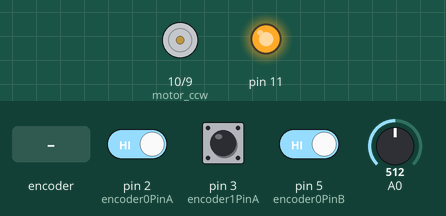
The sketch below on a simulated Arduino Uno, built with avr-gcc and run on an emulated ATmega328P. Shown: motor-driver pin pairs drawn as motors (green arrow = first pin HIGH = forward, orange = second pin HIGH = backward, longer = more drive), output pins drawn as LEDs (lit = HIGH). The test bench sets the inputs (shaded band); at power-on: A0 = 512, pin 2 (encoder0PinA) HIGH, pin 3 (encoder1PinA) HIGH, pin 5 (encoder0PinB) HIGH.

Above: at 1.2 s.
1.3 s: A0 set to 900
At 2.4 s:
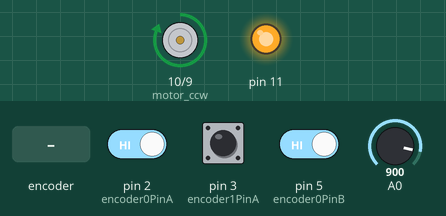
3.3 s: A0 set to 186
5.5 s: A0 set to 160
At 8.39 s:
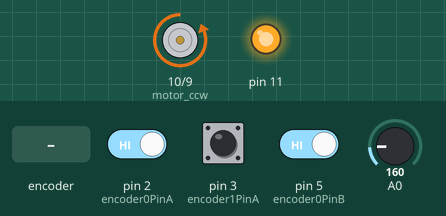
8.5 s: A0 set to 716
At 9.7 s:
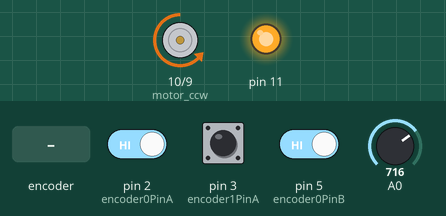
10.0 s: rotary encoder on pin 2 (encoder0PinA) / pin 5 (encoder0PinB) turned 3 steps (first pin leading)
At 11.7 s:
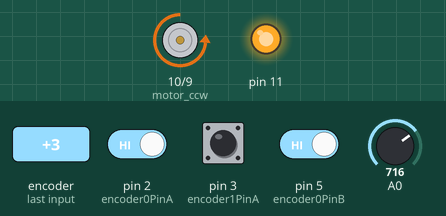
Timing chart, 0 to 13.1 s (numbered marks = the images above; inputs shaded):
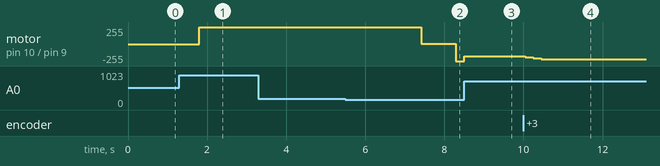

Measured:
- the behaviour switches between 171 and 170 on A0 (found by bisection; images 1 and 2)
- after the input at 1.3 s, motor on pin 10 (motor_ccw) / pin 9 (motor_cw): stopped → forward 255/255 after 0.51 s
- after the input at 3.3 s, every drawn part: stays the same
- after the input at 5.5 s, motor on pin 10 (motor_ccw) / pin 9 (motor_cw): forward 255/255 → forward 1/255 after 1.9 s, → backward 255/255 0.88 s later
- after the input at 8.5 s, motor on pin 10 (motor_ccw) / pin 9 (motor_cw): backward 255/255 → backward 186/255 at once
- after the input at 10.0 s, motor on pin 10 (motor_ccw) / pin 9 (motor_cw): backward 186/255 → backward 200/255 after 0.05 s, → backward 214/255 0.20 s later, → backward 228/255 0.20 s later

The sketch:

Inv_Pendulum.ino
```cpp
#define motor_cw 9
#define motor_ccw 10
#define encoder0PinA  2 //define channel A of our encoder
#define encoder0PinB  5 //define channel B of encoder
#define encoder1PinA  3 //define channel A of our encoder
#define encoder1PinB  7 //define channel B of encoder

int motor_voltage; //create global variable for motor voltage
double encoder0Pos = 0; //global variable for enc. position angle
double encoder1Pos = 0; //Track pos encoder


// With respect to angle
double angle = 0;
double error = 0;
double previousError;
double totalError = 0;
double angle_adj;
double angle_cal;
double desired_angle = 0;
double reference;

//With respect to Track and velocity
double cart_pos = 0;

double Kp = 80; //550 /400 Proportional Gain for Pendulum Angle
double Kd = 8; //80  //50 Derivative Gain for Pendulum Angle
double Ki = 0.1; //0.1 Integral Gain for Pendulum Angle

double Kp_cart = 2; //Proportional Gain for Cart Position
double Ki_cart = 0.001; //Integral Gain for Cart Position


double total_cart_error;
int motor_adjust;

void setup() {
  // put your setup code here, to run once:
  //Serial.begin(9600);
  pinMode(A0, INPUT);
  pinMode(11, OUTPUT);
  pinMode(motor_cw, OUTPUT);
  pinMode(motor_ccw, OUTPUT);
  pinMode(encoder0PinA, INPUT_PULLUP);
  pinMode(encoder0PinB, INPUT_PULLUP);
  attachInterrupt(digitalPinToInterrupt(encoder0PinA), doEncoder0, RISING);
  attachInterrupt(digitalPinToInterrupt(encoder1PinA), doEncoder1, RISING);


  digitalWrite(11, HIGH);
  analogWrite(motor_cw, LOW);
  analogWrite(motor_ccw, LOW);
  angle_cal = analogRead(A0);
}

void loop() {
  // put your main code here, to run repeatedly:
  angle_adj = analogRead(A0);
  angle_adj = angle_adj - angle_cal;
  desired_angle = reference + 3 * (angle_adj / 1024);

  cart_pos = -1 * encoder1Pos / 51.42; //Cart Pos in mm

  //Serial.println(desired_angle);

  angle = (encoder0Pos / 2048) * 360;
  //Serial.println(angle);
  previousError = error;
  error = desired_angle - angle; //Want angle to be zero

  if (abs(error) > 1) {
    totalError += error;
  }
  if (abs(cart_pos) > 100) {
    total_cart_error += cart_pos;
  }

  motor_voltage = (Kp * error) + (Ki * totalError) + (Kd * (error - previousError));

  motor_adjust = Kp_cart * cart_pos + Ki_cart * total_cart_error;

  motor_voltage = round(motor_voltage + motor_adjust);


  //Serial.print("Cart Pos: ");
  //Serial.print(cart_pos);
  //Serial.print(" Voltage = ");
  //Serial.println(motor_adjust);


  if (motor_voltage > 0) {
    analogWrite(motor_cw, LOW);
    if (motor_voltage > 255) {
      motor_voltage = 255;
    }
    analogWrite(motor_ccw, motor_voltage);
  }

  if (motor_voltage < 0) {
    analogWrite(motor_ccw, LOW);
    if (motor_voltage < -255) {
      motor_voltage = -255;
    }
    motor_voltage = motor_voltage * -1;
    analogWrite(motor_cw, motor_voltage);
  }


}

void doEncoder0() {
  if (digitalRead(encoder0PinB) == LOW) {
    encoder0Pos++;
  }
  else {
    encoder0Pos--;
  }
}
void doEncoder1() {
  if (digitalRead(encoder1PinB) == LOW) {
    encoder1Pos++;
  }
  else {
    encoder1Pos--;
  }
}
```
